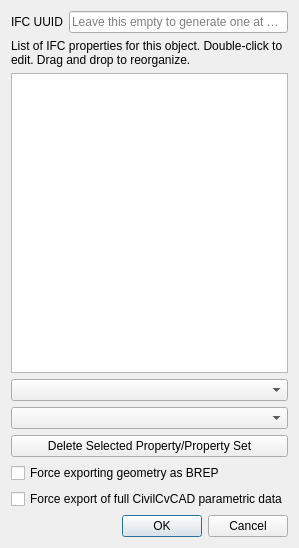
<?xml version="1.0" encoding="UTF-8"?>
<ui version="4.0">
 <class>Dialog</class>
 <widget class="QDialog" name="Dialog">
  <property name="geometry">
   <rect>
    <x>0</x>
    <y>0</y>
    <width>289</width>
    <height>548</height>
   </rect>
  </property>
  <property name="windowTitle">
   <string>IFC Properties Editor</string>
  </property>
  <layout class="QVBoxLayout" name="verticalLayout">
   <item>
    <layout class="QHBoxLayout" name="horizontalLayout_4">
     <item>
      <widget class="QLabel" name="label_2">
       <property name="text">
        <string>IFC UUID</string>
       </property>
      </widget>
     </item>
     <item>
      <widget class="QLineEdit" name="labelUUID">
       <property name="placeholderText">
        <string>Leave this empty to generate one at export</string>
       </property>
      </widget>
     </item>
    </layout>
   </item>
   <item>
    <widget class="QLabel" name="label">
     <property name="text">
      <string>List of IFC properties for this object. Double-click to edit. Drag and drop to reorganize.</string>
     </property>
     <property name="wordWrap">
      <bool>true</bool>
     </property>
    </widget>
   </item>
   <item>
    <widget class="QTreeView" name="treeProperties"/>
   </item>
   <item>
    <layout class="QGridLayout" name="gridLayout">
     <item row="0" column="0">
      <widget class="QComboBox" name="comboPset"/>
     </item>
    <item row="1" column="0">
      <widget class="QComboBox" name="comboProperty"/>
     </item>
     </layout>
   </item>
   <item>
    <layout class="QHBoxLayout" name="horizontalLayout">
     <item>
      <widget class="QPushButton" name="buttonDelete">
       <property name="text">
        <string>Delete Selected Property/Property Set</string>
       </property>
       <property name="icon">
        <iconset theme="gtk-delete">
         <normaloff>../../../../../../../.CivilCvCAD/Mod/BIM</normaloff>../../../../../../../.CivilCvCAD/Mod/BIM</iconset>
       </property>
      </widget>
     </item>
    </layout>
   </item>
   <item>
    <widget class="QCheckBox" name="checkBrep">
     <property name="text">
      <string>Force exporting geometry as BREP</string>
     </property>
    </widget>
   </item>
   <item>
    <widget class="QCheckBox" name="checkParametric">
     <property name="text">
      <string>Force export of full CivilCvCAD parametric data</string>
     </property>
    </widget>
   </item>
   <item>
    <widget class="QDialogButtonBox" name="buttonBox">
     <property name="orientation">
      <enum>Qt::Horizontal</enum>
     </property>
     <property name="standardButtons">
      <set>QDialogButtonBox::Cancel|QDialogButtonBox::Ok</set>
     </property>
    </widget>
   </item>
  </layout>
 </widget>
 <resources/>
 <connections>
  <connection>
   <sender>buttonBox</sender>
   <signal>accepted()</signal>
   <receiver>Dialog</receiver>
   <slot>accept()</slot>
   <hints>
    <hint type="sourcelabel">
     <x>248</x>
     <y>254</y>
    </hint>
    <hint type="destinationlabel">
     <x>157</x>
     <y>274</y>
    </hint>
   </hints>
  </connection>
  <connection>
   <sender>buttonBox</sender>
   <signal>rejected()</signal>
   <receiver>Dialog</receiver>
   <slot>reject()</slot>
   <hints>
    <hint type="sourcelabel">
     <x>316</x>
     <y>260</y>
    </hint>
    <hint type="destinationlabel">
     <x>286</x>
     <y>274</y>
    </hint>
   </hints>
  </connection>
 </connections>
</ui>
